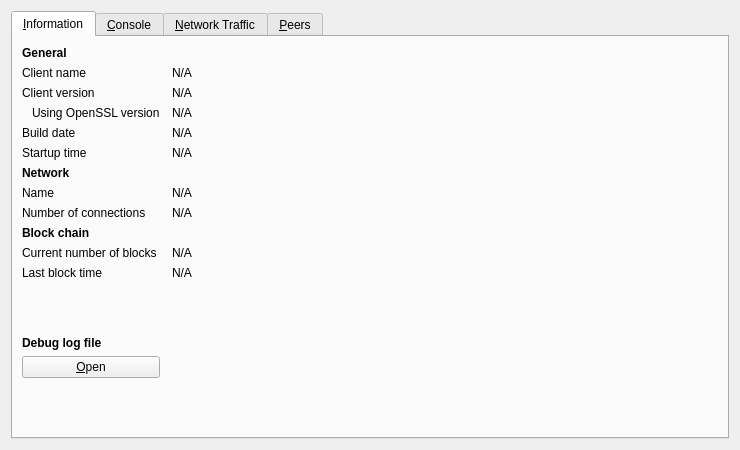
<?xml version="1.0" encoding="UTF-8"?>
<ui version="4.0">
 <class>RPCConsole</class>
 <widget class="QDialog" name="RPCConsole">
  <property name="geometry">
   <rect>
    <x>0</x>
    <y>0</y>
    <width>740</width>
    <height>450</height>
   </rect>
  </property>
  <property name="windowTitle">
   <string>Text Based Worship</string>
  </property>
  <layout class="QVBoxLayout" name="verticalLayout_2">
   <item>
    <widget class="QTabWidget" name="tabWidget">
     <property name="currentIndex">
      <number>0</number>
     </property>
     <widget class="QWidget" name="tab_info">
      <attribute name="title">
       <string>&amp;Information</string>
      </attribute>
      <layout class="QGridLayout" name="gridLayout" columnstretch="0,1">
       <property name="horizontalSpacing">
        <number>12</number>
       </property>
       <item row="0" column="0">
        <widget class="QLabel" name="label_9">
         <property name="font">
          <font>
           <weight>75</weight>
           <bold>true</bold>
          </font>
         </property>
         <property name="text">
          <string>General</string>
         </property>
        </widget>
       </item>
       <item row="1" column="0">
        <widget class="QLabel" name="label_5">
         <property name="text">
          <string>Client name</string>
         </property>
        </widget>
       </item>
       <item row="1" column="1">
        <widget class="QLabel" name="clientName">
         <property name="cursor">
          <cursorShape>IBeamCursor</cursorShape>
         </property>
         <property name="text">
          <string>N/A</string>
         </property>
         <property name="textFormat">
          <enum>Qt::PlainText</enum>
         </property>
         <property name="textInteractionFlags">
          <set>Qt::LinksAccessibleByMouse|Qt::TextSelectableByKeyboard|Qt::TextSelectableByMouse</set>
         </property>
        </widget>
       </item>
       <item row="2" column="0">
        <widget class="QLabel" name="label_6">
         <property name="text">
          <string>Client version</string>
         </property>
        </widget>
       </item>
       <item row="2" column="1">
        <widget class="QLabel" name="clientVersion">
         <property name="cursor">
          <cursorShape>IBeamCursor</cursorShape>
         </property>
         <property name="text">
          <string>N/A</string>
         </property>
         <property name="textFormat">
          <enum>Qt::PlainText</enum>
         </property>
         <property name="textInteractionFlags">
          <set>Qt::LinksAccessibleByMouse|Qt::TextSelectableByKeyboard|Qt::TextSelectableByMouse</set>
         </property>
        </widget>
       </item>
       <item row="3" column="0">
        <widget class="QLabel" name="label_14">
         <property name="text">
          <string>Using OpenSSL version</string>
         </property>
         <property name="indent">
          <number>10</number>
         </property>
        </widget>
       </item>
       <item row="3" column="1">
        <widget class="QLabel" name="openSSLVersion">
         <property name="cursor">
          <cursorShape>IBeamCursor</cursorShape>
         </property>
         <property name="text">
          <string>N/A</string>
         </property>
         <property name="textFormat">
          <enum>Qt::PlainText</enum>
         </property>
         <property name="textInteractionFlags">
          <set>Qt::LinksAccessibleByMouse|Qt::TextSelectableByKeyboard|Qt::TextSelectableByMouse</set>
         </property>
        </widget>
       </item>
       <item row="4" column="0">
        <widget class="QLabel" name="label_12">
         <property name="text">
          <string>Build date</string>
         </property>
        </widget>
       </item>
       <item row="4" column="1">
        <widget class="QLabel" name="buildDate">
         <property name="cursor">
          <cursorShape>IBeamCursor</cursorShape>
         </property>
         <property name="text">
          <string>N/A</string>
         </property>
         <property name="textFormat">
          <enum>Qt::PlainText</enum>
         </property>
         <property name="textInteractionFlags">
          <set>Qt::LinksAccessibleByMouse|Qt::TextSelectableByKeyboard|Qt::TextSelectableByMouse</set>
         </property>
        </widget>
       </item>
       <item row="5" column="0">
        <widget class="QLabel" name="label_13">
         <property name="text">
          <string>Startup time</string>
         </property>
        </widget>
       </item>
       <item row="5" column="1">
        <widget class="QLabel" name="startupTime">
         <property name="cursor">
          <cursorShape>IBeamCursor</cursorShape>
         </property>
         <property name="text">
          <string>N/A</string>
         </property>
         <property name="textFormat">
          <enum>Qt::PlainText</enum>
         </property>
         <property name="textInteractionFlags">
          <set>Qt::LinksAccessibleByMouse|Qt::TextSelectableByKeyboard|Qt::TextSelectableByMouse</set>
         </property>
        </widget>
       </item>
       <item row="6" column="0">
        <widget class="QLabel" name="label_11">
         <property name="font">
          <font>
           <weight>75</weight>
           <bold>true</bold>
          </font>
         </property>
         <property name="text">
          <string>Network</string>
         </property>
        </widget>
       </item>
       <item row="7" column="0">
        <widget class="QLabel" name="label_8">
         <property name="text">
          <string>Name</string>
         </property>
        </widget>
       </item>
       <item row="7" column="1">
        <widget class="QLabel" name="networkName">
         <property name="cursor">
          <cursorShape>IBeamCursor</cursorShape>
         </property>
         <property name="text">
          <string>N/A</string>
         </property>
         <property name="textFormat">
          <enum>Qt::PlainText</enum>
         </property>
         <property name="textInteractionFlags">
          <set>Qt::LinksAccessibleByMouse|Qt::TextSelectableByKeyboard|Qt::TextSelectableByMouse</set>
         </property>
        </widget>
       </item>
       <item row="8" column="0">
        <widget class="QLabel" name="label_7">
         <property name="text">
          <string>Number of connections</string>
         </property>
        </widget>
       </item>
       <item row="8" column="1">
        <widget class="QLabel" name="numberOfConnections">
         <property name="cursor">
          <cursorShape>IBeamCursor</cursorShape>
         </property>
         <property name="text">
          <string>N/A</string>
         </property>
         <property name="textFormat">
          <enum>Qt::PlainText</enum>
         </property>
         <property name="textInteractionFlags">
          <set>Qt::LinksAccessibleByMouse|Qt::TextSelectableByKeyboard|Qt::TextSelectableByMouse</set>
         </property>
        </widget>
       </item>
       <item row="9" column="0">
        <widget class="QLabel" name="label_10">
         <property name="font">
          <font>
           <weight>75</weight>
           <bold>true</bold>
          </font>
         </property>
         <property name="text">
          <string>Block chain</string>
         </property>
        </widget>
       </item>
       <item row="10" column="0">
        <widget class="QLabel" name="label_3">
         <property name="text">
          <string>Current number of blocks</string>
         </property>
        </widget>
       </item>
       <item row="10" column="1">
        <widget class="QLabel" name="numberOfBlocks">
         <property name="cursor">
          <cursorShape>IBeamCursor</cursorShape>
         </property>
         <property name="text">
          <string>N/A</string>
         </property>
         <property name="textFormat">
          <enum>Qt::PlainText</enum>
         </property>
         <property name="textInteractionFlags">
          <set>Qt::LinksAccessibleByMouse|Qt::TextSelectableByKeyboard|Qt::TextSelectableByMouse</set>
         </property>
        </widget>
       </item>
       <item row="11" column="0">
        <widget class="QLabel" name="label_2">
         <property name="text">
          <string>Last block time</string>
         </property>
        </widget>
       </item>
       <item row="11" column="1">
        <widget class="QLabel" name="lastBlockTime">
         <property name="cursor">
          <cursorShape>IBeamCursor</cursorShape>
         </property>
         <property name="text">
          <string>N/A</string>
         </property>
         <property name="textFormat">
          <enum>Qt::PlainText</enum>
         </property>
         <property name="textInteractionFlags">
          <set>Qt::LinksAccessibleByMouse|Qt::TextSelectableByKeyboard|Qt::TextSelectableByMouse</set>
         </property>
        </widget>
       </item>
       <item row="12" column="0">
        <spacer name="verticalSpacer_2">
         <property name="orientation">
          <enum>Qt::Vertical</enum>
         </property>
         <property name="sizeHint" stdset="0">
          <size>
           <width>20</width>
           <height>20</height>
          </size>
         </property>
        </spacer>
       </item>
       <item row="13" column="0">
        <widget class="QLabel" name="labelDebugLogfile">
         <property name="font">
          <font>
           <weight>75</weight>
           <bold>true</bold>
          </font>
         </property>
         <property name="text">
          <string>Debug log file</string>
         </property>
        </widget>
       </item>
       <item row="14" column="0">
        <widget class="QPushButton" name="openDebugLogfileButton">
         <property name="toolTip">
          <string>Open the Offerings debug log file from the current data directory. This can take a few seconds for large log files.</string>
         </property>
         <property name="text">
          <string>&amp;Open</string>
         </property>
         <property name="autoDefault">
          <bool>false</bool>
         </property>
        </widget>
       </item>
       <item row="15" column="0">
        <spacer name="verticalSpacer">
         <property name="orientation">
          <enum>Qt::Vertical</enum>
         </property>
         <property name="sizeHint" stdset="0">
          <size>
           <width>20</width>
           <height>40</height>
          </size>
         </property>
        </spacer>
       </item>
      </layout>
     </widget>
     <widget class="QWidget" name="tab_console">
      <attribute name="title">
       <string>&amp;Console</string>
      </attribute>
      <layout class="QVBoxLayout" name="verticalLayout_3">
       <property name="spacing">
        <number>3</number>
       </property>
       <item>
        <widget class="QTextEdit" name="messagesWidget">
         <property name="minimumSize">
          <size>
           <width>0</width>
           <height>100</height>
          </size>
         </property>
         <property name="readOnly">
          <bool>true</bool>
         </property>
         <property name="tabKeyNavigation" stdset="0">
          <bool>false</bool>
         </property>
         <property name="columnCount" stdset="0">
          <number>2</number>
         </property>
        </widget>
       </item>
       <item>
        <layout class="QHBoxLayout" name="horizontalLayout">
         <property name="spacing">
          <number>3</number>
         </property>
         <item>
          <widget class="QLabel" name="label">
           <property name="text">
            <string notr="true">&gt;</string>
           </property>
          </widget>
         </item>
         <item>
          <widget class="QLineEdit" name="lineEdit"/>
         </item>
         <item>
          <widget class="QPushButton" name="clearButton">
           <property name="maximumSize">
            <size>
             <width>24</width>
             <height>24</height>
            </size>
           </property>
           <property name="toolTip">
            <string>Clear console</string>
           </property>
           <property name="text">
            <string/>
           </property>
           <property name="icon">
            <iconset resource="../bitcoin.qrc">
             <normaloff>:/icons/remove</normaloff>:/icons/remove</iconset>
           </property>
           <property name="shortcut">
            <string notr="true">Ctrl+L</string>
           </property>
           <property name="autoDefault">
            <bool>false</bool>
           </property>
          </widget>
         </item>
        </layout>
       </item>
      </layout>
     </widget>
     <widget class="QWidget" name="tab">
      <attribute name="title">
       <string>&amp;Network Traffic</string>
      </attribute>
      <layout class="QHBoxLayout" name="horizontalLayout_3">
       <item>
        <layout class="QVBoxLayout" name="verticalLayout_4">
         <item>
          <widget class="TrafficGraphWidget" name="trafficGraph" native="true">
           <property name="sizePolicy">
            <sizepolicy hsizetype="Expanding" vsizetype="Expanding">
             <horstretch>0</horstretch>
             <verstretch>0</verstretch>
            </sizepolicy>
           </property>
          </widget>
         </item>
         <item>
          <layout class="QHBoxLayout" name="horizontalLayout_2">
           <item>
            <widget class="QSlider" name="sldGraphRange">
             <property name="minimum">
              <number>1</number>
             </property>
             <property name="maximum">
              <number>288</number>
             </property>
             <property name="pageStep">
              <number>12</number>
             </property>
             <property name="value">
              <number>6</number>
             </property>
             <property name="orientation">
              <enum>Qt::Horizontal</enum>
             </property>
            </widget>
           </item>
           <item>
            <widget class="QLabel" name="lblGraphRange">
             <property name="minimumSize">
              <size>
               <width>100</width>
               <height>0</height>
              </size>
             </property>
             <property name="alignment">
              <set>Qt::AlignCenter</set>
             </property>
            </widget>
           </item>
           <item>
            <widget class="QPushButton" name="btnClearTrafficGraph">
             <property name="text">
              <string>&amp;Clear</string>
             </property>
            </widget>
           </item>
          </layout>
         </item>
        </layout>
       </item>
       <item>
        <layout class="QVBoxLayout" name="verticalLayout">
         <item>
          <widget class="QGroupBox" name="groupBox">
           <property name="title">
            <string>Totals</string>
           </property>
           <layout class="QVBoxLayout" name="verticalLayout_5">
            <item>
             <layout class="QHBoxLayout" name="horizontalLayout_4">
              <item>
               <widget class="Line" name="line">
                <property name="sizePolicy">
                 <sizepolicy hsizetype="Fixed" vsizetype="Fixed">
                  <horstretch>0</horstretch>
                  <verstretch>0</verstretch>
                 </sizepolicy>
                </property>
                <property name="minimumSize">
                 <size>
                  <width>10</width>
                  <height>0</height>
                 </size>
                </property>
                <property name="palette">
                 <palette>
                  <active>
                   <colorrole role="Light">
                    <brush brushstyle="SolidPattern">
                     <color alpha="255">
                      <red>0</red>
                      <green>255</green>
                      <blue>0</blue>
                     </color>
                    </brush>
                   </colorrole>
                  </active>
                  <inactive>
                   <colorrole role="Light">
                    <brush brushstyle="SolidPattern">
                     <color alpha="255">
                      <red>0</red>
                      <green>255</green>
                      <blue>0</blue>
                     </color>
                    </brush>
                   </colorrole>
                  </inactive>
                  <disabled>
                   <colorrole role="Light">
                    <brush brushstyle="SolidPattern">
                     <color alpha="255">
                      <red>0</red>
                      <green>255</green>
                      <blue>0</blue>
                     </color>
                    </brush>
                   </colorrole>
                  </disabled>
                 </palette>
                </property>
                <property name="orientation">
                 <enum>Qt::Horizontal</enum>
                </property>
               </widget>
              </item>
              <item>
               <widget class="QLabel" name="label_16">
                <property name="text">
                 <string>In:</string>
                </property>
               </widget>
              </item>
              <item>
               <widget class="QLabel" name="lblBytesIn">
                <property name="minimumSize">
                 <size>
                  <width>50</width>
                  <height>0</height>
                 </size>
                </property>
                <property name="alignment">
                 <set>Qt::AlignRight|Qt::AlignTrailing|Qt::AlignVCenter</set>
                </property>
               </widget>
              </item>
             </layout>
            </item>
            <item>
             <layout class="QHBoxLayout" name="horizontalLayout_5">
              <item>
               <widget class="Line" name="line_2">
                <property name="sizePolicy">
                 <sizepolicy hsizetype="Fixed" vsizetype="Fixed">
                  <horstretch>0</horstretch>
                  <verstretch>0</verstretch>
                 </sizepolicy>
                </property>
                <property name="minimumSize">
                 <size>
                  <width>10</width>
                  <height>0</height>
                 </size>
                </property>
                <property name="palette">
                 <palette>
                  <active>
                   <colorrole role="Light">
                    <brush brushstyle="SolidPattern">
                     <color alpha="255">
                      <red>255</red>
                      <green>0</green>
                      <blue>0</blue>
                     </color>
                    </brush>
                   </colorrole>
                  </active>
                  <inactive>
                   <colorrole role="Light">
                    <brush brushstyle="SolidPattern">
                     <color alpha="255">
                      <red>255</red>
                      <green>0</green>
                      <blue>0</blue>
                     </color>
                    </brush>
                   </colorrole>
                  </inactive>
                  <disabled>
                   <colorrole role="Light">
                    <brush brushstyle="SolidPattern">
                     <color alpha="255">
                      <red>255</red>
                      <green>0</green>
                      <blue>0</blue>
                     </color>
                    </brush>
                   </colorrole>
                  </disabled>
                 </palette>
                </property>
                <property name="orientation">
                 <enum>Qt::Horizontal</enum>
                </property>
               </widget>
              </item>
              <item>
               <widget class="QLabel" name="label_17">
                <property name="text">
                 <string>Out:</string>
                </property>
               </widget>
              </item>
              <item>
               <widget class="QLabel" name="lblBytesOut">
                <property name="minimumSize">
                 <size>
                  <width>50</width>
                  <height>0</height>
                 </size>
                </property>
                <property name="alignment">
                 <set>Qt::AlignRight|Qt::AlignTrailing|Qt::AlignVCenter</set>
                </property>
               </widget>
              </item>
             </layout>
            </item>
            <item>
             <spacer name="verticalSpacer_4">
              <property name="orientation">
               <enum>Qt::Vertical</enum>
              </property>
              <property name="sizeHint" stdset="0">
               <size>
                <width>20</width>
                <height>407</height>
               </size>
              </property>
             </spacer>
            </item>
           </layout>
          </widget>
         </item>
        </layout>
       </item>
      </layout>
     </widget>
     <widget class="QWidget" name="tab_peers">
      <attribute name="title">
       <string>&amp;Peers</string>
      </attribute>
      <layout class="QGridLayout" name="gridLayout_2">
       <item row="0" column="0" rowspan="2">
        <widget class="QTableView" name="peerWidget">
         <property name="horizontalScrollBarPolicy">
          <enum>Qt::ScrollBarAsNeeded</enum>
         </property>
         <property name="sortingEnabled">
          <bool>true</bool>
         </property>
         <attribute name="horizontalHeaderHighlightSections">
          <bool>false</bool>
         </attribute>
        </widget>
       </item>
       <item row="0" column="1">
        <widget class="QLabel" name="peerHeading">
         <property name="sizePolicy">
          <sizepolicy hsizetype="Preferred" vsizetype="Minimum">
           <horstretch>0</horstretch>
           <verstretch>0</verstretch>
          </sizepolicy>
         </property>
         <property name="minimumSize">
          <size>
           <width>300</width>
           <height>32</height>
          </size>
         </property>
         <property name="font">
          <font>
           <pointsize>10</pointsize>
          </font>
         </property>
         <property name="cursor">
          <cursorShape>IBeamCursor</cursorShape>
         </property>
         <property name="text">
          <string>Select a peer to view detailed information.</string>
         </property>
         <property name="alignment">
          <set>Qt::AlignHCenter|Qt::AlignTop</set>
         </property>
         <property name="wordWrap">
          <bool>true</bool>
         </property>
         <property name="textInteractionFlags">
          <set>Qt::LinksAccessibleByMouse|Qt::TextSelectableByKeyboard|Qt::TextSelectableByMouse</set>
         </property>
        </widget>
       </item>
       <item row="1" column="1">
        <widget class="QWidget" name="detailWidget" native="true">
         <property name="minimumSize">
          <size>
           <width>300</width>
           <height>0</height>
          </size>
         </property>
         <layout class="QGridLayout" name="gridLayout_3">
          <item row="0" column="0">
           <widget class="QLabel" name="label_23">
            <property name="text">
             <string>Direction</string>
            </property>
           </widget>
          </item>
          <item row="0" column="2">
           <widget class="QLabel" name="peerDirection">
            <property name="cursor">
             <cursorShape>IBeamCursor</cursorShape>
            </property>
            <property name="text">
             <string>N/A</string>
            </property>
            <property name="textFormat">
             <enum>Qt::PlainText</enum>
            </property>
            <property name="textInteractionFlags">
             <set>Qt::LinksAccessibleByMouse|Qt::TextSelectableByKeyboard|Qt::TextSelectableByMouse</set>
            </property>
           </widget>
          </item>
          <item row="1" column="0">
           <widget class="QLabel" name="label_21">
            <property name="text">
             <string>Version</string>
            </property>
           </widget>
          </item>
          <item row="1" column="2">
           <widget class="QLabel" name="peerVersion">
            <property name="cursor">
             <cursorShape>IBeamCursor</cursorShape>
            </property>
            <property name="text">
             <string>N/A</string>
            </property>
            <property name="textFormat">
             <enum>Qt::PlainText</enum>
            </property>
            <property name="textInteractionFlags">
             <set>Qt::LinksAccessibleByMouse|Qt::TextSelectableByKeyboard|Qt::TextSelectableByMouse</set>
            </property>
           </widget>
          </item>
          <item row="2" column="0">
           <widget class="QLabel" name="label_28">
            <property name="text">
             <string>User Agent</string>
            </property>
           </widget>
          </item>
          <item row="2" column="2">
           <widget class="QLabel" name="peerSubversion">
            <property name="cursor">
             <cursorShape>IBeamCursor</cursorShape>
            </property>
            <property name="text">
             <string>N/A</string>
            </property>
            <property name="textFormat">
             <enum>Qt::PlainText</enum>
            </property>
            <property name="textInteractionFlags">
             <set>Qt::LinksAccessibleByMouse|Qt::TextSelectableByKeyboard|Qt::TextSelectableByMouse</set>
            </property>
           </widget>
          </item>
          <item row="3" column="0">
           <widget class="QLabel" name="label_4">
            <property name="text">
             <string>Services</string>
            </property>
           </widget>
          </item>
          <item row="3" column="2">
           <widget class="QLabel" name="peerServices">
            <property name="cursor">
             <cursorShape>IBeamCursor</cursorShape>
            </property>
            <property name="text">
             <string>N/A</string>
            </property>
            <property name="textFormat">
             <enum>Qt::PlainText</enum>
            </property>
            <property name="textInteractionFlags">
             <set>Qt::LinksAccessibleByMouse|Qt::TextSelectableByKeyboard|Qt::TextSelectableByMouse</set>
            </property>
           </widget>
          </item>
          <item row="5" column="0">
           <widget class="QLabel" name="label_29">
            <property name="text">
             <string>Starting Height</string>
            </property>
           </widget>
          </item>
          <item row="5" column="2">
           <widget class="QLabel" name="peerHeight">
            <property name="cursor">
             <cursorShape>IBeamCursor</cursorShape>
            </property>
            <property name="text">
             <string>N/A</string>
            </property>
            <property name="textFormat">
             <enum>Qt::PlainText</enum>
            </property>
            <property name="textInteractionFlags">
             <set>Qt::LinksAccessibleByMouse|Qt::TextSelectableByKeyboard|Qt::TextSelectableByMouse</set>
            </property>
           </widget>
          </item>
          <item row="7" column="0">
           <widget class="QLabel" name="label_24">
            <property name="text">
             <string>Ban Score</string>
            </property>
           </widget>
          </item>
          <item row="7" column="2">
           <widget class="QLabel" name="peerBanScore">
            <property name="cursor">
             <cursorShape>IBeamCursor</cursorShape>
            </property>
            <property name="text">
             <string>N/A</string>
            </property>
            <property name="textFormat">
             <enum>Qt::PlainText</enum>
            </property>
            <property name="textInteractionFlags">
             <set>Qt::LinksAccessibleByMouse|Qt::TextSelectableByKeyboard|Qt::TextSelectableByMouse</set>
            </property>
           </widget>
          </item>
          <item row="8" column="0">
           <widget class="QLabel" name="label_22">
            <property name="text">
             <string>Connection Time</string>
            </property>
           </widget>
          </item>
          <item row="8" column="2">
           <widget class="QLabel" name="peerConnTime">
            <property name="cursor">
             <cursorShape>IBeamCursor</cursorShape>
            </property>
            <property name="text">
             <string>N/A</string>
            </property>
            <property name="textFormat">
             <enum>Qt::PlainText</enum>
            </property>
            <property name="textInteractionFlags">
             <set>Qt::LinksAccessibleByMouse|Qt::TextSelectableByKeyboard|Qt::TextSelectableByMouse</set>
            </property>
           </widget>
          </item>
          <item row="9" column="0">
           <widget class="QLabel" name="label_15">
            <property name="text">
             <string>Last Send</string>
            </property>
           </widget>
          </item>
          <item row="9" column="2">
           <widget class="QLabel" name="peerLastSend">
            <property name="cursor">
             <cursorShape>IBeamCursor</cursorShape>
            </property>
            <property name="text">
             <string>N/A</string>
            </property>
            <property name="textFormat">
             <enum>Qt::PlainText</enum>
            </property>
            <property name="textInteractionFlags">
             <set>Qt::LinksAccessibleByMouse|Qt::TextSelectableByKeyboard|Qt::TextSelectableByMouse</set>
            </property>
           </widget>
          </item>
          <item row="10" column="0">
           <widget class="QLabel" name="label_19">
            <property name="text">
             <string>Last Receive</string>
            </property>
           </widget>
          </item>
          <item row="10" column="2">
           <widget class="QLabel" name="peerLastRecv">
            <property name="cursor">
             <cursorShape>IBeamCursor</cursorShape>
            </property>
            <property name="text">
             <string>N/A</string>
            </property>
            <property name="textFormat">
             <enum>Qt::PlainText</enum>
            </property>
            <property name="textInteractionFlags">
             <set>Qt::LinksAccessibleByMouse|Qt::TextSelectableByKeyboard|Qt::TextSelectableByMouse</set>
            </property>
           </widget>
          </item>
          <item row="11" column="0">
           <widget class="QLabel" name="label_18">
            <property name="text">
             <string>Bytes Sent</string>
            </property>
           </widget>
          </item>
          <item row="11" column="2">
           <widget class="QLabel" name="peerBytesSent">
            <property name="cursor">
             <cursorShape>IBeamCursor</cursorShape>
            </property>
            <property name="text">
             <string>N/A</string>
            </property>
            <property name="textFormat">
             <enum>Qt::PlainText</enum>
            </property>
            <property name="textInteractionFlags">
             <set>Qt::LinksAccessibleByMouse|Qt::TextSelectableByKeyboard|Qt::TextSelectableByMouse</set>
            </property>
           </widget>
          </item>
          <item row="12" column="0">
           <widget class="QLabel" name="label_20">
            <property name="text">
             <string>Bytes Received</string>
            </property>
           </widget>
          </item>
          <item row="12" column="2">
           <widget class="QLabel" name="peerBytesRecv">
            <property name="cursor">
             <cursorShape>IBeamCursor</cursorShape>
            </property>
            <property name="text">
             <string>N/A</string>
            </property>
            <property name="textFormat">
             <enum>Qt::PlainText</enum>
            </property>
            <property name="textInteractionFlags">
             <set>Qt::LinksAccessibleByMouse|Qt::TextSelectableByKeyboard|Qt::TextSelectableByMouse</set>
            </property>
           </widget>
          </item>
          <item row="13" column="0">
           <widget class="QLabel" name="label_26">
            <property name="text">
             <string>Ping Time</string>
            </property>
           </widget>
          </item>
          <item row="13" column="2">
           <widget class="QLabel" name="peerPingTime">
            <property name="cursor">
             <cursorShape>IBeamCursor</cursorShape>
            </property>
            <property name="text">
             <string>N/A</string>
            </property>
            <property name="textFormat">
             <enum>Qt::PlainText</enum>
            </property>
            <property name="textInteractionFlags">
             <set>Qt::LinksAccessibleByMouse|Qt::TextSelectableByKeyboard|Qt::TextSelectableByMouse</set>
            </property>
           </widget>
          </item>
          <item row="14" column="1">
           <spacer name="verticalSpacer_3">
            <property name="orientation">
             <enum>Qt::Vertical</enum>
            </property>
            <property name="sizeHint" stdset="0">
             <size>
              <width>20</width>
              <height>40</height>
             </size>
            </property>
           </spacer>
          </item>
         </layout>
        </widget>
       </item>
      </layout>
     </widget>
    </widget>
   </item>
  </layout>
 </widget>
 <customwidgets>
  <customwidget>
   <class>TrafficGraphWidget</class>
   <extends>QWidget</extends>
   <header>trafficgraphwidget.h</header>
   <container>1</container>
   <slots>
    <slot>clear()</slot>
   </slots>
  </customwidget>
 </customwidgets>
 <resources>
  <include location="../bitcoin.qrc"/>
 </resources>
 <connections/>
</ui>
